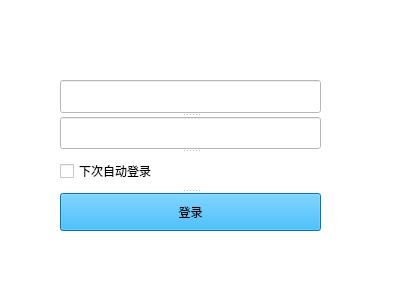
<?xml version="1.0" encoding="UTF-8"?>
<ui version="4.0">
 <class>Form</class>
 <widget class="QWidget" name="Form">
  <property name="geometry">
   <rect>
    <x>0</x>
    <y>0</y>
    <width>400</width>
    <height>300</height>
   </rect>
  </property>
  <property name="windowTitle">
   <string>Form</string>
  </property>
  <property name="styleSheet">
   <string notr="true">background-color: rgb(255, 255, 255);</string>
  </property>
  <widget class="QSplitter" name="splitter">
   <property name="geometry">
    <rect>
     <x>60</x>
     <y>80</y>
     <width>261</width>
     <height>151</height>
    </rect>
   </property>
   <property name="orientation">
    <enum>Qt::Vertical</enum>
   </property>
   <widget class="QLineEdit" name="lineEdit"/>
   <widget class="QLineEdit" name="lineEdit_2"/>
   <widget class="QCheckBox" name="checkBox">
    <property name="text">
     <string>下次自动登录</string>
    </property>
   </widget>
   <widget class="QPushButton" name="pushButton">
    <property name="styleSheet">
     <string notr="true">background-color: rgb(0, 170, 255);
font: 12pt &quot;宋体&quot;;</string>
    </property>
    <property name="text">
     <string>登录</string>
    </property>
   </widget>
  </widget>
 </widget>
 <resources/>
 <connections/>
</ui>
